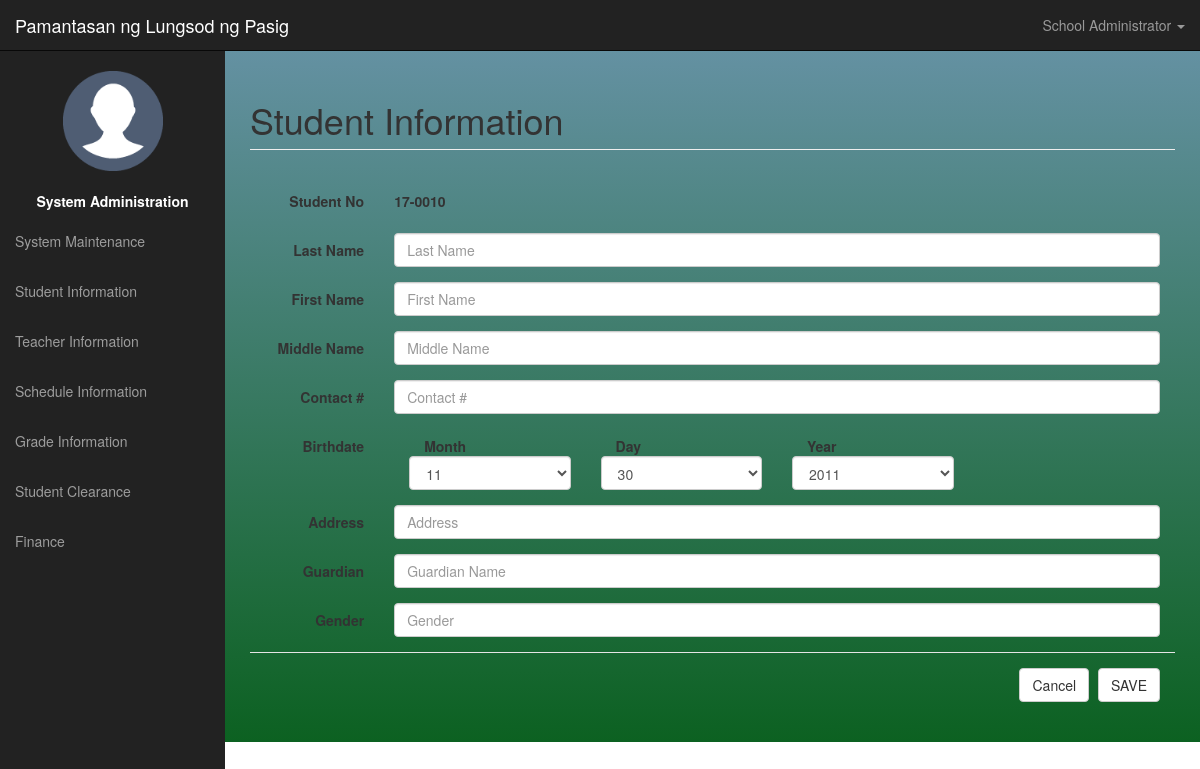
Before: /admin-panel/studentDetails.php?key=46 (signed in) with the older database file.
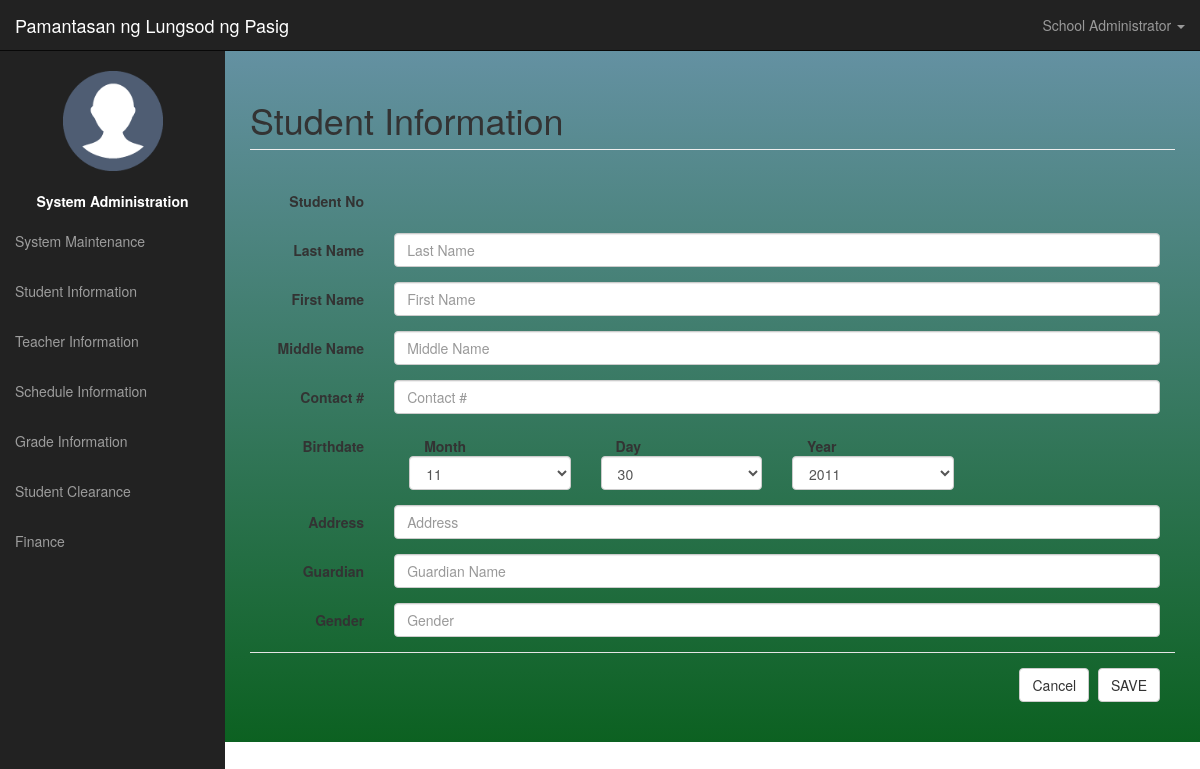
After: the same page with the newer database file.
### tables this page shows
CREATE TABLE `stud_student` (
  `StudentKey` int(11) NOT NULL,
  `StudentNo` varchar(10) NOT NULL,
  `LastName` varchar(100) NOT NULL,
  `FirstName` varchar(100) NOT NULL,
  `MiddleName` varchar(100) NOT NULL,
  `isOnlyChild` tinyint(4) NOT NULL,
  `Address` varchar(255) NOT NULL,
  `ContactNo` varchar(13) NOT NULL,
  `DOB` date NOT NULL,
  `GuardianName` varchar(100) NOT NULL,
  `Gender` varchar(1) NOT NULL,
  `username` varchar(100) NOT NULL,
  `password` varchar(100) NOT NULL,
  `isActive` tinyint(1) NOT NULL DEFAULT '0'
);

### admin-panel/studentDetails.php (the view, shortened to what this page needs)
<div id="wrapper">
<?php
	include("ui-navigation.php");
	$cnt = count($_GET);
	$row = "";
	$title = "Register New Student";
	$id="";
	if($cnt>0){
		$title = "Student Information";
		$id = $_GET['key'];
		$sql = "call sp_getStudent($id)";
		include("config.php");
		$result = mysqli_query($conn,$sql)or die (mysqli_error($conn));
		$row = mysqli_fetch_array($result);
	}
?>
<div id="page-wrapper">
	<div class="container-fluid">
        <div class="row">
			<div class="col-lg-12">
				<h1 class="page-header">
					<?php echo $title; ?>
                </h1>
            </div>
        </div>
		<div class="row">
			<div>
				<form method="post" action="script-student.php?x=<?php echo $id; ?>">
					<div class="row form-horizontal col-lg-12">
						<div class="form-group">
							<label for="inputName" class="col-sm-2 control-label">Student No</label>
							<div class="col-sm-10">
								<p class="form-control-static"><strong><?php echo getData("StudentNo",$row);?></strong></p>
							</div>
						</div>
					</div>
					<div class="row form-horizontal col-lg-12">
						<div class="form-group">
							<label for="inputName" class="col-sm-2 control-label">Last Name</label>
							<div class="col-sm-10">
								<input type="text" class="form-control" id="inputName" placeholder="Last Name" name="txtLName" value="<?php echo getData("LastName",$row);?>">
							</div>
						</div>
					</div>
					<div class="row form-horizontal col-lg-12">
						<div class="form-group">
							<label for="inputName" class="col-sm-2 control-label">First Name</label>
							<div class="col-sm-10">
								<input type="text" class="form-control" id="inputName" placeholder="First Name" name="txtFName" value="<?php echo getData("FirstName",$row);?>">
							</div>
						</div>
					</div>
					<div class="row form-horizontal col-lg-12">
						<div class="form-group">
							<label for="inputName" class="col-sm-2 control-label">Middle Name</label>
							<div class="col-sm-10">
								<input type="text" class="form-control" id="inputName" placeholder="Middle Name" name="txtMName" value="<?php echo getData("MiddleName",$row);?>">
							</div>
						</div>
					</div>
					<div class="row form-horizontal col-lg-12">
						<div class="form-group">
							<label for="inputName" class="col-sm-2 control-label">Contact #</label>
							<div class="col-sm-10">
								<input type="text" class="form-control" id="inputName" placeholder="Contact #" name="txtCont" value="<?php echo getData("ContactNo",$row);?>">
							</div>
						</div>
					</div>
					<div class="row form-horizontal col-lg-12">
						<div class="form-group">
							<label for="inputName" class="col-sm-2 control-label">Birthdate</label>
							<div class="col-sm-10">
								<div class="col-sm-3">
									<label for="inputEmail3" class="col-sm-3 control-label">Month</label>
									<select class="form-control" name="txtMonth">
									</select>
								</div>
								<div class="col-sm-3">
									<label for="inputEmail3" class="col-sm-3 control-label">Day</label>
									<select class="form-control" name="txtDay">
									</select>
								</div>
								<div class="col-sm-3">
									<label for="inputEmail3" class="col-sm-3 control-label">Year</label>
									<select class="form-control" name="txtYear">
									</select>
								</div>
							</div>
						</div>
					</div>
					<div class="row form-horizontal col-lg-12">
						<div class="form-group">
							<label for="inputName" class="col-sm-2 control-label">Address</label>
							<div class="col-sm-10">
								<input type="text" class="form-control" id="inputName" placeholder="Address" name="txtAdd" value="<?php echo getData("Address",$row);?>">
							</div>
						</div>
					</div>
					<div class="row form-horizontal col-lg-12">
						<div class="form-group">
							<label for="inputName" class="col-sm-2 control-label">Guardian</label>
							<div class="col-sm-10">
								<input type="text" class="form-control" id="inputName" placeholder="Guardian Name" name="txtGrdn" value="<?php echo getData("GuardianName",$row);?>">
							</div>
						</div>
					</div>
					<div class="row form-horizontal col-lg-12">
						<div class="form-group">
							<label for="inputName" class="col-sm-2 control-label">Gender</label>
							<div class="col-sm-10">
								<input type="text" class="form-control" id="inputName" placeholder="Gender" name="txtGender" value="<?php echo getData("Gender",$row);?>">
							</div>
						</div>
					</div>
					<div class="form-group col-lg-12">
						<div class="modal-footer">
							<a href="student.php" type="button" class="btn btn-default">Cancel</a>
							<button type="submit" class="btn btn-default" name="btnOffialEnroll">SAVE</button>
						</div>
					</div>
				</form>
			</div>
		</div>
    </div>
</div>
</div>

Changed rows visible on the page:
no longer on this page (row edited): stud_student: StudentNo "17-0010"
